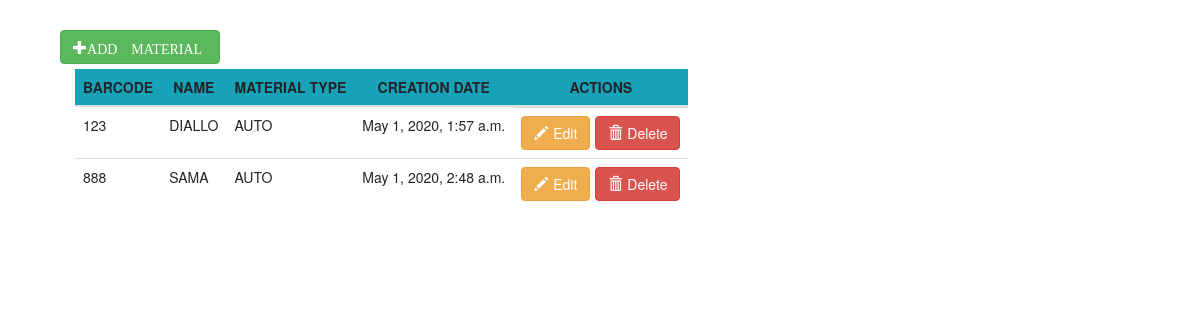
Page /MaterialView on the committed database.
### siteWeb/models.py (models this page shows, shortened)
class Material(models.Model):
    name = models.CharField(max_length=250)
    barcode = models.IntegerField(blank=False, primary_key=True)
    creation_date_mat = models.DateTimeField(auto_now_add=True)
    slug = models.SlugField(max_length=250, null=True, blank=True)
    type = models.ForeignKey(Type, on_delete=models.CASCADE)

class Type(models.Model):
    TYPE_GENERIC = 'generic'
    TYPE_UNIQUE = 'unique'
    TYPE_CHOICES = (
        (TYPE_GENERIC, 'generic'),
        (TYPE_UNIQUE, 'unique'),
    )
    material_type = models.CharField(max_length=250, choices=TYPE_CHOICES, default=TYPE_GENERIC)
    name_type = models.CharField(max_length=250)
    description = models.TextField(blank=True)
    creation_date_type = models.DateTimeField(auto_now_add=True)
    def __str__(self):
        return "{0}".format(self.name_type)

### siteWeb/crudAjaxMatViews.py (the view)
# urls.py: path('MaterialView', crudAjaxMatViews.indexView, name='MaterialView'),
def indexView(request):
    form = formMaterial()
    material = Material.objects.all()
    return render(request, 'siteWeb/crudMaterial/ajaxCrudMat.html', {"form": form, "materials": material})

### siteWeb/templates/siteWeb/crudMaterial/ajaxCrudMat.html (shortened to what this page needs)
{% extends 'siteWeb/loaner/base.html' %}
{% load static %}
{% load crispy_forms_tags %}
{% block content %}
<div class="container">
    <div class="container mt-5">
        <button class="btn btn-success offset-12 add-form">
                <span class="glyphicon glyphicon-plus mr-2">ADD MATERIAL</span>
        </button>
        <table id="materialTable" class="table container-fluid table-responsive mt-2">
            <thead class="bg-info">
                <th scope="col" class="text-center">BARCODE</th>
                <th scope="col" class="text-center">NAME</th>
                <th scope="col" class="text-center">MATERIAL TYPE</th>
                <th scope="col" class="text-center">CREATION DATE</th>
                <th scope="col" class="text-center">ACTIONS</th>
            </thead>
            <tbody>
            {% for material in materials %}
                <tr id="material-{{material.barcode}}">
                    <td class="materialBarcode materialData" name="barcode">{{ material.barcode}}</td>
                    <td class="materialName materialData" name="name">{{ material.name}}</td>
                    <td class="materialType materialData" name="type">{{ material.type }}</td>
                    <td class="materialCreation_date materialData" name="creation_date_mat">{{ material.creation_date_mat }}</td>
                    <td class="d-flex">
                        <button class="btn btn-warning edit-form" onClick="editMaterial({{material.barcode}})">
                            <span class="glyphicon glyphicon-pencil mr-2"></span>Edit
                        </button>
                        <button class="btn btn-danger ml-2 show-form-delete" onClick="deleteMaterial({{material.barcode}})">
                            <span class="glyphicon glyphicon-trash mr-2"></span>Delete
                        </button>
                    </td>
                </tr>
            {% empty %}
                <tr>
                    <td colspan="7" class="text-center bg-warning">No Material</td>
                </tr>
            {% endfor %}
            </tbody>
        </table>
    </div>
</div>
{% endblock %}

### rows in the picture
Material: barcode "123", name "DIALLO", type "AUTO", creation_date_mat "May 1, 2020, 1:57 a.m."
Material: barcode "888", name "SAMA", type "AUTO", creation_date_mat "May 1, 2020, 2:48 a.m."
